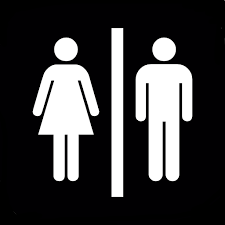
//> input picture ejercicio5/model.png, 225 x 225 px
$ ./main   (built with g++ and OpenCV 4)
//> lines starting //> are read from the running program, lines starting //| are printed output that depends on the picture; after the words box and inside, x2 and y2 are one past the last pixel; in counts of white or black regions, pixels touching at a corner belong together
/* ------------------------------------------------------------ */
// Programador: Cristian Sánchez Rodríguez
//
// Asignatura: Visión Artificial (Ejercicio 5)
//
// Descripción: En este programa, se busca obtener el esqueleto de una
//				imagen  binarizada. Se mostrará el proceso durante el
//              display.
/* ------------------------------------------------------------ */

// -- Includes -- //
#include "opencv2/core.hpp"
#include "opencv2/imgproc.hpp"
#include "opencv2/imgcodecs.hpp"
#include "opencv2/highgui.hpp"
#include <iostream>
#include <iomanip>

using namespace cv;
using namespace std;

// -- Constantes y variables globales -- //
enum element_type
{
    RECT = 0,
    CROSS,
    ELLIPSE
};

const String WINDOW_NAME = "Skeleton Demo";
int counter = 0;    // Contador de iteraciones

// Matrices empleadas para procesar
Mat image_input,
    skeleton_mat,
    open_mat,
    image_output;

// Variables de los sliders (inicializadas)
int iterations = 60,
    element = CROSS,
    kernel_size = 1;

// Método de trazado para depurar sliders
void print_debug_info ()
{
    cout << endl << "-------------------" << endl;
    cout << "Iterations: " << iterations << endl;
    cout << "Element: " << element << endl;
    cout << "Kernel size: " << kernel_size << endl;
    cout << "-------------------" << endl << endl;
}

// Método Callback
void sliderCallback (int a, void * arg)
{
    image_output = image_input.clone();
    bool done = false;                // Condición del loop para saber si han finalizado las iteraciones
    Mat tresh = image_input.clone();

    // Aplico un threshold para obtener resultados más consistentes.
    // En función del valor del thresh, interpreta el esqueleto mejor o peor.
    threshold( image_input,
               tresh,
               127,
               255,
               THRESH_BINARY);

    Mat struct_element = getStructuringElement( element,
                                                Size( 2*kernel_size + 1, 2*kernel_size + 1 ),
                                                Point( kernel_size, kernel_size ) );

    Mat eroded, temp;
    Mat skel = Mat::zeros(tresh.size(), CV_8UC1);

    while ((!done) && (iterations != 0)) {
        // Open
        morphologyEx( tresh,
                      eroded,
                      MORPH_ERODE,
                      struct_element );

        morphologyEx( eroded,
                      temp,
                      MORPH_DILATE,
                      struct_element );

        //Subtract
        subtract(tresh, temp, temp);
        // Union
        bitwise_or(skel, temp, skel);
        // Redefinir erosionada
        eroded.copyTo(tresh);

        if (counter == iterations-1)
            done = true;

        counter++;
        imshow(WINDOW_NAME, skel);
        waitKey(50);
    };
    waitKey(1000);
    counter = 0;

    // Display, se pinta en rojo los píxeles de skel en la imagen original
    cvtColor(image_output, image_output, COLOR_GRAY2BGR);
    vector<Mat> out_channels, channels;
    split( image_output, out_channels );

    for (int row = 0; row < skel.rows; row++){
        for (int col = 0; col < skel.cols; col++){
            if ((uint)skel.at<uchar>(row, col) == 255){
                    out_channels[0].at<uchar>(row, col) = 0;
                    out_channels[1].at<uchar>(row, col) = 0;
                    out_channels[2].at<uchar>(row, col) = 255;
            }
        }
    }

    channels.push_back(out_channels[0]);
    channels.push_back(out_channels[1]);
    channels.push_back(out_channels[2]);

    merge(channels, image_output);
    imshow(WINDOW_NAME, image_output);
}

// -- MAIN -- //
int main(int argc, char ** argv) {
    const char* filename = argc >=2 ? argv[1] : "./model.png";

    // Input
    image_input = imread( samples::findFile( filename ), IMREAD_GRAYSCALE);
//> image_input: 225 rows x 225 cols, CV_8UC1; min 0, max 255, mean 60.2
    if( image_input.empty()){
        cout << "Error opening image" << endl;
        return EXIT_FAILURE;
    }

    // Resize
    resize(image_input, image_input, Size(512, 512));
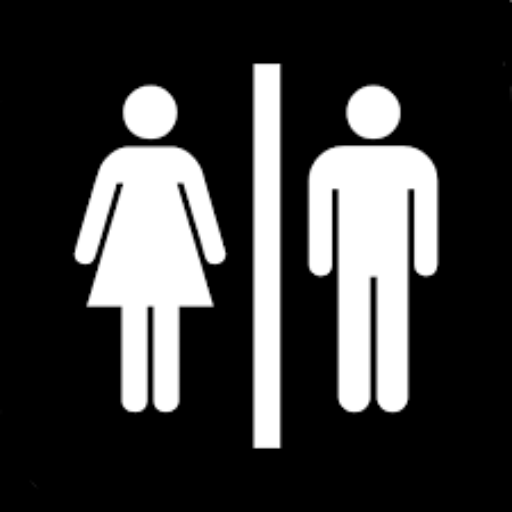
//> image_input: 512 rows x 512 cols, CV_8UC1; min 0, max 255, mean 60.2
    image_output = image_input.clone();

    // Sliders
    namedWindow(WINDOW_NAME, WINDOW_AUTOSIZE );
    imshow(WINDOW_NAME, image_output);

    createTrackbar( "Iterations:\n0-100",
                    WINDOW_NAME,
                    &iterations, 100,
                    sliderCallback );

    createTrackbar( "Element:\n0: Rect - 1:Cross - 2:Ellipse",
                    WINDOW_NAME,
                    &element, 2,
                    sliderCallback );

    createTrackbar( "Kernel size:\n2n + 1:",
                    WINDOW_NAME,
                    &kernel_size, 5,
                    sliderCallback );

    sliderCallback(0, 0);
//> in sliderCallback, `threshold( image_input, tresh, 127, 255, THRESH_BINARY);`:
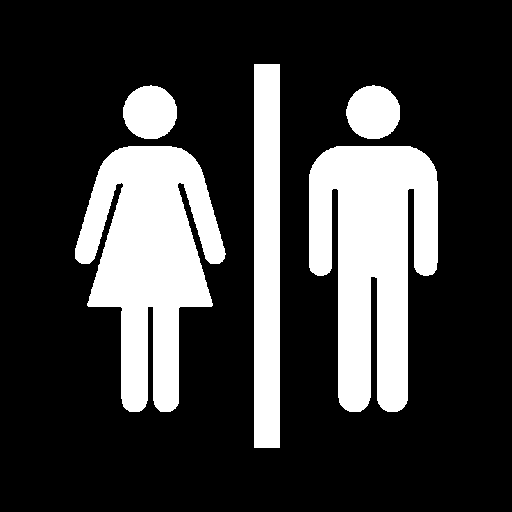
//> tresh: 512 rows x 512 cols, CV_8UC1; 23.6% white; 5 white regions, box (x1, y1, x2, y2) and area: (309, 146, 438, 412) 23609, (75, 146, 226, 412) 23577, (254, 64, 280, 448) 9984, (123, 85, 177, 139) 2291, (346, 85, 400, 139) 2285
//> in sliderCallback, `morphologyEx( tresh, eroded, MORPH_ERODE, struct_element );`:
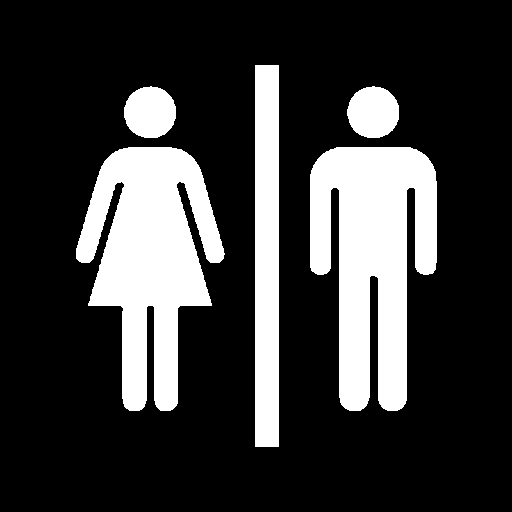
//> eroded: 512 rows x 512 cols, CV_8UC1; 22.2% white; 5 white regions, box (x1, y1, x2, y2) and area: (76, 147, 225, 411) 22333, (310, 147, 437, 411) 22312, (255, 65, 279, 447) 9168, (124, 86, 176, 138) 2139, (347, 86, 399, 138) 2132
//> in sliderCallback, `morphologyEx( eroded, temp, MORPH_DILATE, struct_element );`: temp: 512 rows x 512 cols, CV_8UC1; 23.6% white; 5 white regions, box (x1, y1, x2, y2) and area: (309, 146, 438, 412) 23608, (75, 146, 226, 412) 23575, (254, 64, 280, 448) 9980, (123, 85, 177, 139) 2289, (346, 85, 400, 139) 2283
//> in sliderCallback, `subtract(tresh, temp, temp);`:
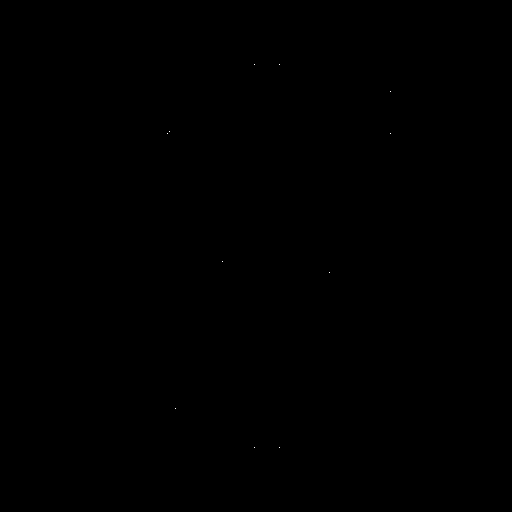
//> temp: 512 rows x 512 cols, CV_8UC1; 0% white in thin lines or dots, all inside (x1, y1, x2, y2) = (167, 64, 391, 448)
    waitKey(0);
    return EXIT_SUCCESS;
}
